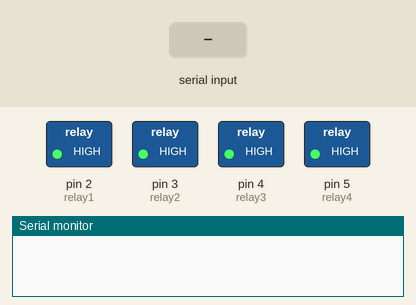
A sketch run on a simulated Arduino Uno, built with avr-gcc and run on an emulated ATmega328P. Shown: switched loads named in the sketch (green lamp = pin HIGH), the last lines printed to the serial monitor. Inputs (shaded band) come from the test bench.

Above: at 1.2 s.
1.3 s: "switch all on" received over Serial
At 1.7 s:
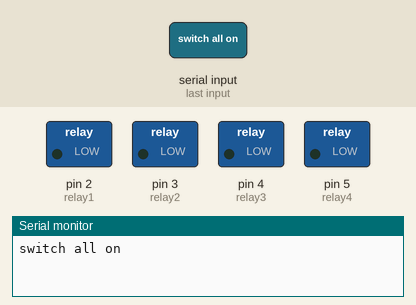
2.9 s: "relay1 off" received over Serial
At 4.2 s:
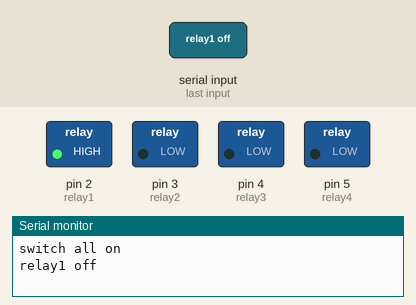
4.5 s: "relay2 off" received over Serial
At 5.4 s:
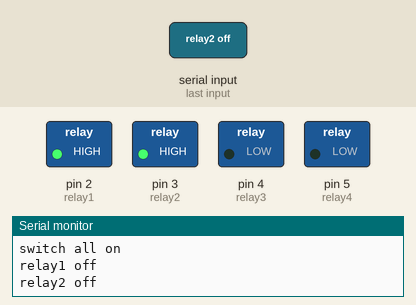
6.1 s: "relay1 on" received over Serial
At 7.3 s:
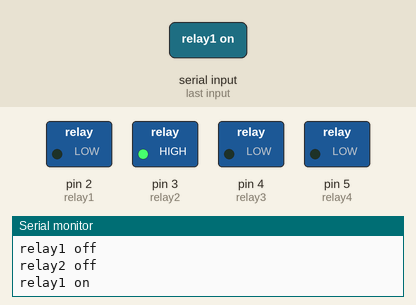
7.6 s: "relay3 off" received over Serial
At 8.9 s:
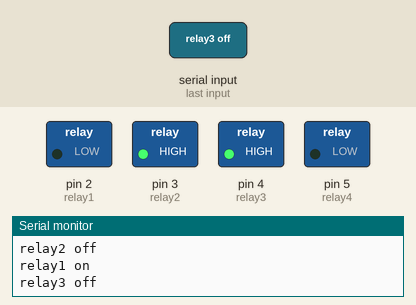
9.2 s: "relay2 on" received over Serial
At 9.8 s:
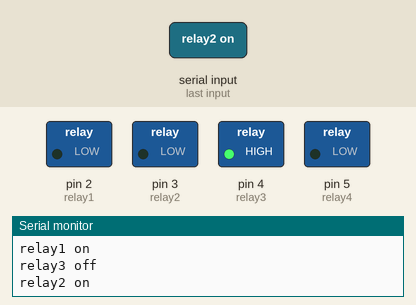
Timing chart, 0 to 11.7 s (numbered marks = the images above; inputs shaded):
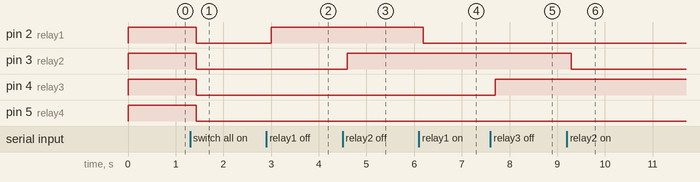

The sketch:

home_automation.ino
```cpp
String readString;
#define relay1 2    //Connect relay1 to pin 2
#define relay2 3    //Connect relay2 to pin 3
#define relay3 4   //Connect relay3 to pin 4
#define relay4 5    //Connect relay4 to pin 5
void setup()
{
  Serial.begin(9600);            //Set rate for communicating with phone
  pinMode(relay1, OUTPUT);       //Set relay1 as an output
  pinMode(relay2, OUTPUT);
  pinMode(relay3, OUTPUT);      //Set relay2 as an output
  pinMode(relay4, OUTPUT);
  digitalWrite(relay1, HIGH);     //Switch relay1 off
  digitalWrite(relay2, HIGH);     //Swtich relay2 off
  digitalWrite(relay3, HIGH);     //Switch relay1 off
  digitalWrite(relay4, HIGH);     //Swtich relay2 off
}
void loop()
{
  while(Serial.available())    //Check if there are available bytes to read
  {
    delay(10);                 //Delay to make it stable
    char c = Serial.read();    //Conduct a serial read
    if (c == '#'){
      break;                   //Stop the loop once # is detected after a word
    }
    readString += c;                //Means readString = readString + c
  }
    if (readString.length() >0)
    {
      Serial.println(readString);
      if(readString == "switch all on"){
        switchallon();
      }
      else if(readString == "switch all off"){
        switchalloff();
      }
      else if(readString == "relay1 on"){
        digitalWrite(relay1, LOW);
      }
      else if(readString == "relay1 off"){
        digitalWrite(relay1, HIGH);
      }
       else if(readString == "relay2 on"){
        digitalWrite(relay2, LOW);
      }
      else if(readString == "relay2 off"){
        digitalWrite(relay2, HIGH);
      }
       else if(readString == "relay3 on"){
        digitalWrite(relay3, LOW);
      }
      else if(readString == "relay3 off"){
        digitalWrite(relay3, HIGH);
      }
      else if(readString == "relay4 on"){
        digitalWrite(relay4, LOW);
      }
      else if(readString == "relay4 off"){
        digitalWrite(relay4, HIGH);
      }
      readString="";
    }
}
void switchalloff()               //Function for turning OFF all relays
{
  digitalWrite(relay1, HIGH);
  digitalWrite(relay2, HIGH);
  digitalWrite(relay3, HIGH);
  digitalWrite(relay4, HIGH);
}
void switchallon()              //Function for turning ON all relays
{
  digitalWrite(relay1, LOW);
  digitalWrite(relay2, LOW);
  digitalWrite(relay3, LOW);
  digitalWrite(relay4, LOW);
}
```

Measured:
- after the input at 1.3 s, pin 2 (relay1), pin 3 (relay2), pin 4 (relay3), pin 5 (relay4): HIGH → LOW after 0.13 s
- after the input at 2.9 s, pin 2 (relay1): LOW → HIGH after 0.10 s
- after the input at 4.5 s, pin 3 (relay2): LOW → HIGH after 0.10 s
- after the input at 6.1 s, pin 2 (relay1): HIGH → LOW after 0.09 s
- after the input at 7.6 s, pin 4 (relay3): LOW → HIGH after 0.10 s
- after the input at 9.2 s, pin 3 (relay2): HIGH → LOW after 0.09 s
